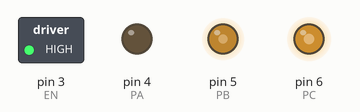
This sketch was run on a simulated Teensy 4. Parts: switched loads named in the sketch (green lamp = pin HIGH), output pins drawn as LEDs (lit = HIGH). What the sketch prints to the serial monitor is not drawn.

Above: at 0.55 s.
At 1.0 s:
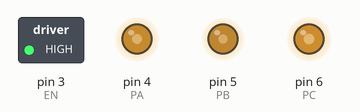
Timing chart, 0 to 3.5 s (numbered marks = the images above):
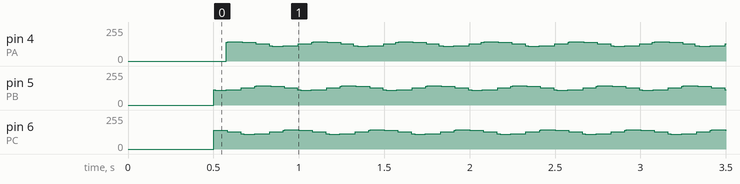

Measured:
- by itself, pin 5 (PB): repeats every 0.50 s: 112/255 0.02 s, 111/255 0.03 s, 112/255 0.02 s, 113/255 0.01 s, 114/255 0.08 s, 128/255 0.08 s, 142/255 0.01 s, 143/255 0.01 s, 144/255 0.02 s, 145/255 0.03 s, 144/255 0.02 s, 143/255 0.01 s, 142/255 0.08 s, 128/255 0.08 s, 114/255 0.01 s, 113/255 0.01 s
- by itself, pin 6 (PC): repeats every 0.50 s: 128/255 0.08 s, 114/255 0.01 s, 113/255 0.01 s, 112/255 0.02 s, 111/255 0.03 s, 112/255 0.02 s, 113/255 0.01 s, 114/255 0.08 s, 128/255 0.08 s, 142/255 0.01 s, 143/255 0.01 s, 144/255 0.02 s, 145/255 0.03 s, 144/255 0.02 s, 143/255 0.01 s, 142/255 0.08 s

The sketch:

analogwrite_spin.ino
```cpp
/* ============================================================================
 *  analogWrite SPINNER — no SimpleFOC at all.
 *
 *  Since raw analogWrite works on pins 4/5/6, this drives the motor open-loop
 *  with a hand-rolled 3-phase sine, bypassing SimpleFOC entirely. If the motor
 *  spins with this, EVERY piece of hardware is proven good and the ONLY problem
 *  is SimpleFOC's Teensy-4 PWM config. Same pins, no rewiring.
 *
 *  SAFETY: amplitude is capped at 2.0 V phase (= 0.78 A into 2.55 ohm), well
 *  under the motor's 2 A max. Electrical frequency is a slow 2 Hz so you can
 *  watch it turn. It spins on boot. Pull the loop key to stop.
 *
 *  If it turns: hardware is 100% good — the fight is only with SimpleFOC.
 *  If it doesn't: something mechanical/phase is still off (but the raw PWM
 *                 test passing makes that unlikely).
 * ========================================================================= */

const int   EN = 3, PA = 4, PB = 5, PC = 6;
const float V_SUPPLY   = 14.8f;    // 4S nominal
const float PHASE_AMP  = 2.0f;     // volts peak per phase -> 0.78 A. Keep <= 3.
const float ELEC_HZ    = 2.0f;     // electrical Hz. mech spin = ELEC_HZ / 7 pole pairs
const float TWO_PI_3   = 2.0943951f;

void setup() {
  Serial.begin(115200);
  delay(500);
  Serial.println("analogWrite spinner: 3-phase sine on 4/5/6, EN(3) high.");
  Serial.printf("  amplitude %.1f V (~%.2f A), %.1f Hz elec = %.2f rad/s mech\n",
                PHASE_AMP, PHASE_AMP / 2.55f, ELEC_HZ, 2 * PI * ELEC_HZ / 7.0f);

  pinMode(EN, OUTPUT);
  digitalWrite(EN, HIGH);            // enable the DRV8313

  analogWriteResolution(8);          // 0..255
  analogWriteFrequency(PA, 25000);   // all three share FlexPWM2
  analogWriteFrequency(PB, 25000);
  analogWriteFrequency(PC, 25000);
}

void loop() {
  float th = TWO_PI * ELEC_HZ * (millis() / 1000.0f);
  float m  = PHASE_AMP / V_SUPPLY;                 // modulation fraction (~0.135)

  int da = 128 + (int)(128.0f * m * sinf(th));
  int db = 128 + (int)(128.0f * m * sinf(th - TWO_PI_3));
  int dc = 128 + (int)(128.0f * m * sinf(th + TWO_PI_3));

  analogWrite(PA, da);
  analogWrite(PB, db);
  analogWrite(PC, dc);
}
```
